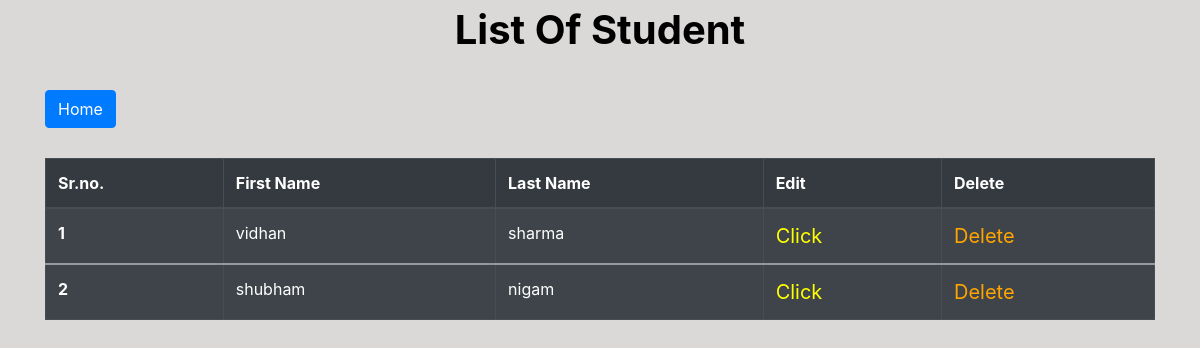
Page /student_list on the earlier database version.
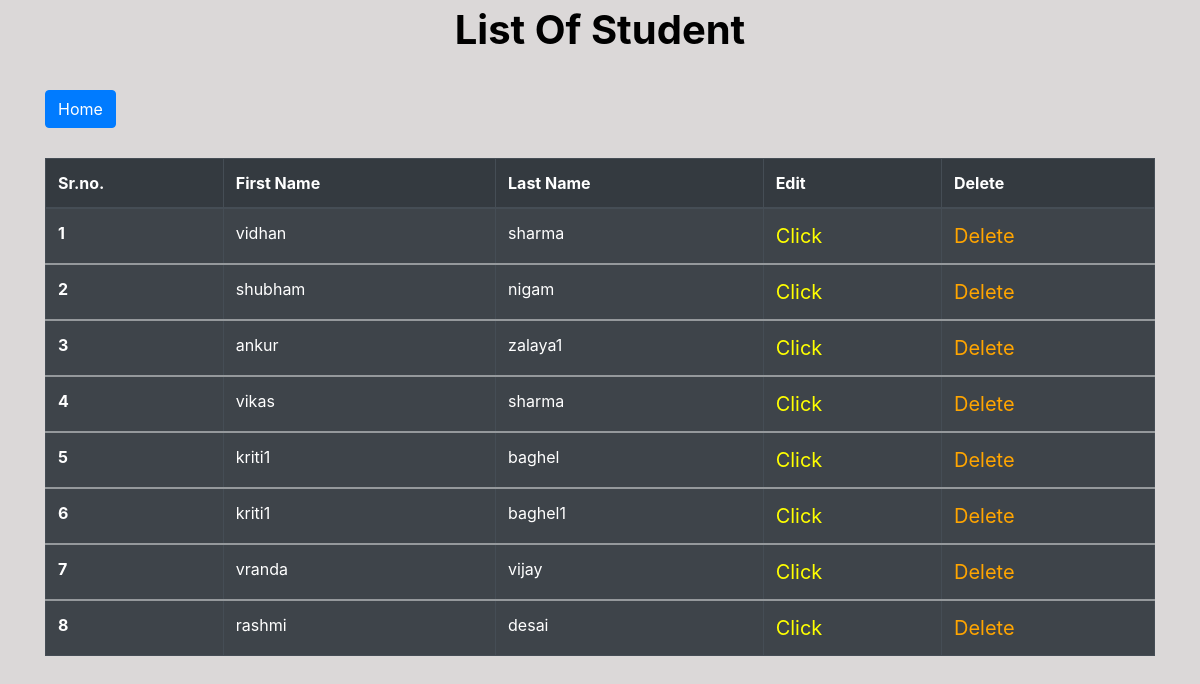
Same page on the later database version.
### app/models.py (models this page shows, shortened)
class Student(models.Model):
    first_name = models.CharField(max_length=50)
    last_name = models.CharField(max_length=50)

### app/views.py (the view)
# urls.py: path("student_list", views.StudentList.as_view(), name="student_list"),
class StudentList(ListView):
    model = Student
    template_name = "app/student_list.html"
    def get_context_data(self, **kwargs):
        context = super().get_context_data(**kwargs)
        return context

### app/templates/app/student_list.html (shortened to what this page needs)
{% extends 'app/base.html' %}
{% block content %}
<legend align="center" class="text"><b> List Of Student </b></legend>
<section class='text-left container'>
  <button href="" class="btn btn-primary" type="submit">
    <a href="{% url 'home' %}" style="color:white;" > Home</a>
  </button>
</section>
<div class="container">
  {% if object_list %}
  <table class="table table-striped table-bordered table-hover table-dark">
      <thead>
          <tr>
              <th scope="col">Sr.no.</th>
              <th scope="col">First Name</th>
              <th scope="col">Last Name</th>
              <th scope="col">Edit</th>
              <th scope="col">Delete</th>
          </tr>
      </thead>
      {% for student in object_list %}
      <tbody>
          <tr>
              <th scope="row">{{forloop.counter}}</th>
              <td>{{student.first_name}}</td>
              <td>{{student.last_name}}</td>
              <td><a href="{% url 'update_student' student.id %}" style = "color:yellow;font-size:20px;" >Click</a></td>
              <td><a href="{% url 'delete_student' student.id %}" style = "color:orange;font-size:20px;">Delete</a></td>
          </tr>
          {% endfor %}
          {% else %}
            <br><br>
              <h1 align='center'> Student Not Found <h1>
          {% endif %}
      </tbody>
  </table>
</div>
{% endblock content %}

Differences in the rows shown:
added Student: first_name "ankur", last_name "zalaya1"
added Student: first_name "vikas", last_name "sharma"
added Student: first_name "kriti1", last_name "baghel"
added Student: first_name "kriti1", last_name "baghel1"
added Student: first_name "vranda", last_name "vijay"
added Student: first_name "rashmi", last_name "desai"
